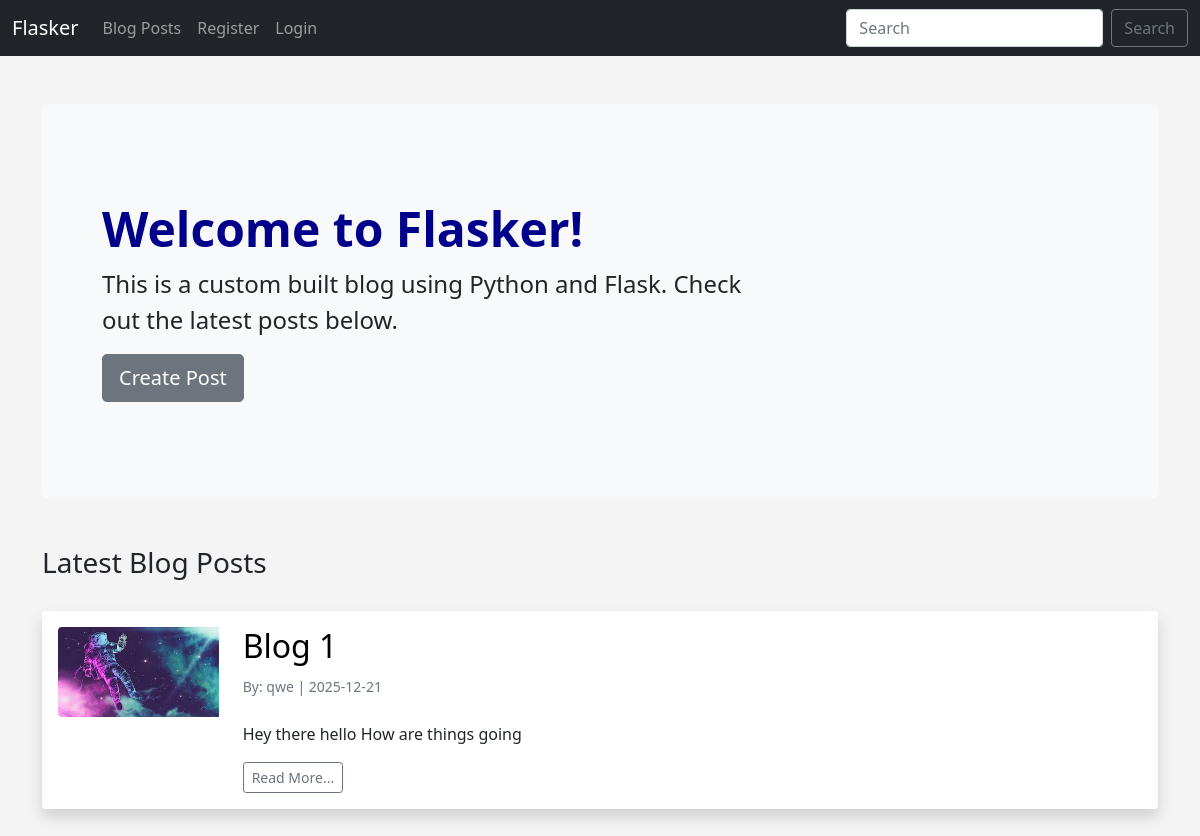
The page / on the database its author committed.
### app.py (models this page shows, shortened)
class Posts(db.Model):
    id = db.Column(db.Integer, primary_key=True)
    title = db.Column(db.String(255))
    content = db.Column(db.Text)
    date_posted = db.Column(db.DateTime, default=datetime.utcnow)
    slug = db.Column(db.String(255))
    poster_id = db.Column(db.Integer, db.ForeignKey('users.id'))
    comments = db.relationship('Comments', backref='post', lazy='dynamic')
    likes = db.relationship('Users', secondary=post_likes, backref=db.backref('liked_posts', lazy='dynamic'))

class Users(db.Model, UserMixin):
    id = db.Column(db.Integer, primary_key=True)
    username = db.Column(db.String(20), nullable=False, unique=True)
    name = db.Column(db.String(200), nullable=False)
    email = db.Column(db.String(120), nullable=False, unique=True)
    favorite_color = db.Column(db.String(120))
    about_author = db.Column(db.Text(), nullable=True)
    date_added = db.Column(db.DateTime, default=datetime.utcnow)
    profile_pic = db.Column(db.String(), nullable=True)
    password_hash = db.Column(db.String(128))
    posts = db.relationship('Posts', backref='poster', lazy=True)
    comments = db.relationship('Comments', backref='commenter', lazy=True)
    @property
    def password(self):
        raise AttributeError('password is not a readable attribute!')

### app.py (the view)
@app.route('/')
def index():
    posts = Posts.query.order_by(Posts.date_posted.desc()).all()
    return render_template("index.html", posts=posts)

### webforms.py
class SearchForm(FlaskForm):
	searched = StringField("Searched", validators=[DataRequired()])
	submit = SubmitField("Submit")

### app.py (called while the page is built)
@app.context_processor
def base():
	form = SearchForm()
	return dict(form=form)

### templates/index.html
{% extends 'base.html' %}
{% block content %}
<br/>
<div class="p-5 mb-4 bg-light rounded-3">
	<div class="container-fluid py-5">
	  <h1 class="display-5 fw-bold">Welcome to Flasker!</h1>
	  <p class="col-md-8 fs-4">This is a custom built blog using Python and Flask. Check out the latest posts below.</p>
	  <a class="btn btn-secondary btn-lg" href="{{ url_for('add_post') }}" role="button">Create Post</a>
	</div>
</div>
<br/>
<h3>Latest Blog Posts</h3>
<br/>
{% for post in posts %}
	<div class="shadow p-3 mb-5 bg-body rounded">
		<div class="row">
			<div class="col-2">
				{% if post.poster.profile_pic %}
					<img src="{{ url_for('static', filename='images/' + post.poster.profile_pic)}}" class="img-fluid rounded-start" style="max-height: 150px;">
				{% else %}
					<img src="{{ url_for('static', filename='images/default_profile_pic.png')}}" class="img-fluid rounded-start" style="max-height: 150px;">
				{% endif %}
			</div>
			<div class="col-10">
				<h2><a href="{{ url_for('post', id=post.id)}}" style="text-decoration: none; color: black;">{{ post.title }}</a></h2>
				<small class="text-muted">By: {{ post.poster.name }} | {{ post.date_posted.strftime('%Y-%m-%d') }}</small>
				<br/><br/>
				<p class="card-text">{{ post.content|striptags|truncate(200) }}</p>
				<a href="{{ url_for('post', id=post.id)}}" class="btn btn-outline-secondary btn-sm">Read More...</a>
			</div>
		</div>
	</div>
{% endfor %}
{% endblock %}

### static/css/style.css (style rules this page uses)
h1 { color: darkblue; font-size:60px; }
body { background: #f4f4f4; }

### rows shown on the page
Posts: profile_pic (picture), title "Blog 1", poster.name "qwe", date_posted "2025-12-21", content "Hey there hello How are things going"
